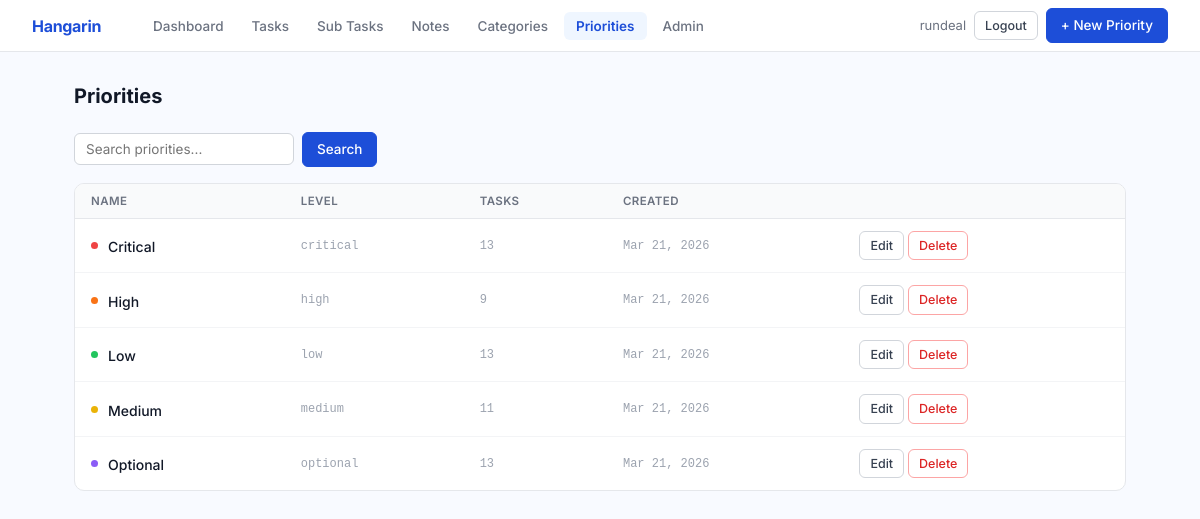
/priorities/ (signed in), run on the app's committed database.
### tasks/models.py (models this page shows, shortened)
class BaseModel(models.Model):
    created_at = models.DateTimeField(auto_now_add=True)
    updated_at = models.DateTimeField(auto_now=True)
    class Meta:
        abstract = True

class Priority(BaseModel):
    LEVEL_CHOICES = [
        ('critical', 'Critical'),
        ('high', 'High'),
        ('medium', 'Medium'),
        ('low', 'Low'),
        ('optional', 'Optional'),
    ]
    name = models.CharField(max_length=50, unique=True)
    level = models.CharField(max_length=20, choices=LEVEL_CHOICES, default='medium')
    class Meta:
        verbose_name = "Priority"
        verbose_name_plural = "Priorities"
        ordering = ['name']

### tasks/views.py (the view)
# urls.py: path('priorities/', views.priority_list, name='priority_list'),
@login_required
def priority_list(request):
    query = request.GET.get('q', '')
    qs = Priority.objects.all()
    if query:
        qs = qs.filter(name__icontains=query)
    paginator = Paginator(qs, 10)
    try:
        priorities = paginator.page(request.GET.get('page', 1))
    except Exception:
        priorities = paginator.page(1)
    return render(request, 'tasks/priority_list.html', {'priorities': priorities, 'query': query})

### tasks/templates/tasks/priority_list.html (shortened to what this page needs)
{% extends "tasks/base.html" %}
{% block nav_actions %}
  <a href="{% url 'priority_create' %}" class="btn btn-blue">+ New Priority</a>
{% endblock %}
{% block content %}
<div class="page-header"><h1>Priorities</h1></div>
<form method="get" class="filter-bar">
  <input type="text" name="q" value="{{ query }}" placeholder="Search priorities...">
  <button type="submit" class="btn btn-blue">Search</button>
</form>
<div class="table-card">
  <table>
    <thead>
      <tr><th>Name</th><th>Level</th><th>Tasks</th><th>Created</th><th></th></tr>
    </thead>
    <tbody>
      {% for priority in priorities %}
      <tr>
        <td style="font-weight: 500;"><span style="display:inline-flex;align-items:center;gap:5px;"><span class="dot dot-{{ priority.level }}"></span>{{ priority.name }}</span></td>
        <td class="text-muted mono">{{ priority.level }}</td>
        <td class="text-muted mono">{{ priority.task_set.count }}</td>
        <td class="text-muted mono">{{ priority.created_at|date:"M d, Y" }}</td>
        <td>
          <div style="display: flex; gap: 4px;">
            <a href="{% url 'priority_update' priority.pk %}" class="btn btn-white btn-sm">Edit</a>
            <a href="{% url 'priority_delete' priority.pk %}" class="btn btn-red btn-sm">Delete</a>
          </div>
        </td>
      </tr>
      {% empty %}
      <tr>
        <td colspan="5" style="text-align: center; padding: 40px; color: #9ca3af;">
          No priorities. <a href="{% url 'priority_create' %}" style="color: #1d4ed8;">Create one →</a>
        </td>
      </tr>
      {% endfor %}
    </tbody>
  </table>
</div>
{% endblock %}

### tasks/templates/tasks/base.html (shortened to what this page needs)
{% load static %}
{% load pwa %}
<!DOCTYPE html>
<html lang="en">
<head>
</head>
<body>
  <nav class="navbar">
    <a href="{% url 'dashboard' %}" class="navbar-brand">Hangarin</a>
    <div class="navbar-links">
      <a href="{% url 'dashboard' %}" class="nav-item {% if request.resolver_match.url_name == 'dashboard' %}active{% endif %}">Dashboard</a>
      <a href="{% url 'task_list' %}" class="nav-item {% if 'task' in request.resolver_match.url_name %}active{% endif %}">Tasks</a>
      <a href="{% url 'subtask_list' %}" class="nav-item {% if 'subtask' in request.resolver_match.url_name %}active{% endif %}">Sub Tasks</a>
      <a href="{% url 'note_list' %}" class="nav-item {% if 'note' in request.resolver_match.url_name %}active{% endif %}">Notes</a>
      <a href="{% url 'category_list' %}" class="nav-item {% if 'category' in request.resolver_match.url_name %}active{% endif %}">Categories</a>
      <a href="{% url 'priority_list' %}" class="nav-item {% if 'priority' in request.resolver_match.url_name %}active{% endif %}">Priorities</a>
      <a href="/admin/" class="nav-item">Admin</a>
    </div>
    <div class="navbar-right">
      {% if request.user.is_authenticated %}
        <span style="font-size: 13px; color: #6b7280;">{{ request.user.username }}</span>
        <a href="{% url 'account_logout' %}" class="btn btn-white btn-sm">Logout</a>
      {% endif %}
      {% block nav_actions %}{% endblock %}
    </div>
  </nav>
  <div class="page">
    {% block content %}{% endblock %}
  </div>
</body>
</html>

### tasks/templates/tasks/base.html (style rules this page uses)
* { box-sizing: border-box; margin: 0; padding: 0; }
body { font-family: 'Inter', sans-serif; background: #f8faff; color: #111827; font-size: 14px; min-height: 100vh; }
.navbar { background: #fff; border-bottom: 1px solid #e5e7eb; height: 52px; display: flex; align-items: center; padding: 0 32px; gap: 32px; position: sticky; top: 0; z-index: 100; }
.navbar-brand { font-size: 16px; font-weight: 700; color: #1d4ed8; text-decoration: none; letter-spacing: -0.3px; margin-right: 8px; }
.navbar-links { display: flex; gap: 4px; flex: 1; }
.nav-item { padding: 6px 12px; border-radius: 6px; color: #6b7280; text-decoration: none; font-size: 13.5px; font-weight: 500; transition: all 0.12s; }
.nav-item.active { background: #eff6ff; color: #1d4ed8; font-weight: 600; }
.navbar-right { display: flex; align-items: center; gap: 8px; }
.page { max-width: 1100px; margin: 0 auto; padding: 32px 24px; }
.page-header { display: flex; align-items: center; justify-content: space-between; margin-bottom: 24px; }
.page-header h1 { font-size: 20px; font-weight: 700; color: #111827; }
.btn { display: inline-flex; align-items: center; gap: 5px; padding: 7px 14px; border-radius: 6px; font-family: 'Inter', sans-serif; font-size: 13.5px; font-weight: 500; border: 1px solid transparent; cursor: pointer; text-decoration: none; transition: all 0.12s; white-space: nowrap; line-height: 1.4; }
.btn-blue { background: #1d4ed8; color: #fff; border-color: #1d4ed8; }
.btn-white { background: #fff; color: #374151; border-color: #d1d5db; }
.btn-red { background: #fff; color: #dc2626; border-color: #fca5a5; }
.btn-sm { padding: 5px 10px; font-size: 12.5px; }
.table-card { background: #fff; border: 1px solid #e5e7eb; border-radius: 10px; overflow: hidden; }
.table-card table { width: 100%; border-collapse: collapse; }
.table-card thead th { padding: 10px 16px; text-align: left; font-size: 11.5px; font-weight: 600; color: #6b7280; background: #f9fafb; border-bottom: 1px solid #e5e7eb; text-transform: uppercase; letter-spacing: 0.4px; white-space: nowrap; }
.table-card tbody tr { border-bottom: 1px solid #f3f4f6; transition: background 0.1s; }
.table-card tbody tr:last-child { border-bottom: none; }
.table-card tbody td { padding: 12px 16px; vertical-align: middle; }
.filter-bar { display: flex; gap: 8px; flex-wrap: wrap; align-items: center; margin-bottom: 16px; }
.filter-bar input, .filter-bar select { background: #fff; border: 1px solid #d1d5db; border-radius: 6px; padding: 7px 11px; font-family: 'Inter', sans-serif; font-size: 13.5px; color: #111827; transition: border-color 0.12s; }
.filter-bar input { min-width: 220px; }
.dot { display: inline-block; width: 7px; height: 7px; border-radius: 50%; margin-right: 5px; vertical-align: middle; position: relative; top: -1px; flex-shrink: 0; }
.dot-critical { background: #ef4444; }
.dot-high { background: #f97316; }
.dot-medium { background: #eab308; }
.dot-low { background: #22c55e; }
.dot-optional { background: #8b5cf6; }
.text-muted { color: #9ca3af; }
.mono { font-family: 'Courier New', monospace; font-size: 12px; }

### data on the page
Priority: name "Critical", level "critical", task_set.count "13", created_at "Mar 21, 2026"
Priority: name "High", level "high", task_set.count "9", created_at "Mar 21, 2026"
Priority: name "Low", level "low", task_set.count "13", created_at "Mar 21, 2026"
Priority: name "Medium", level "medium", task_set.count "11", created_at "Mar 21, 2026"
Priority: name "Optional", level "optional", task_set.count "13", created_at "Mar 21, 2026"

### other printed values
{{ request.user.username }} "rundeal"
